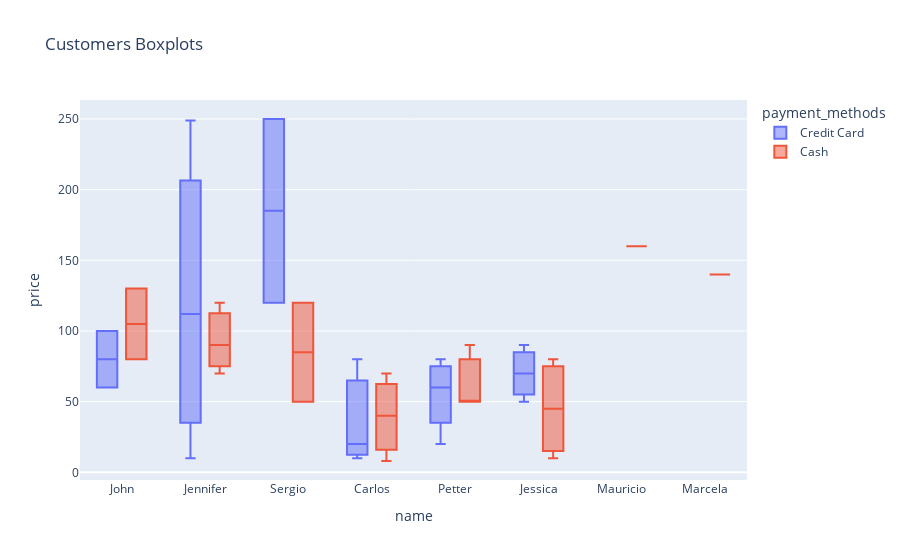

This figure's notebook cell:
### Code cell
fig = px.box(df, x="name", y="price", color='payment_methods',title='Customers Boxplots')
fig

### Figure 1 — Plotly figure (JSON) as saved in the notebook; plotly's stock layout.template omitted (floating-point values rounded to 4 significant figures)
{"data": [{"alignmentgroup": "True", "hovertemplate": "payment_methods=Credit Card<br>name=%{x}<br>price=%{y}<extra></extra>", "legendgroup": "Credit Card", "marker": {"color": "#636efa"}, "name": "Credit Card", "notched": false, "offsetgroup": "Credit Card", "orientation": "v", "showlegend": true, "type": "box", "x": ["John", "Jennifer", "Sergio", "Carlos", "John", "Petter", "Sergio", "Jennifer", "Jennifer", "Jennifer", "Carlos", "Carlos", "Carlos", "Petter", "Petter", "Petter", "Jessica", "Jessica", "Jessica"], "x0": " ", "xaxis": "x", "y": [100, 60, 120, 20, 60, 70, 250, 249, 164, 10, null, 10, 80, 80, 50, 20, 70, 50, 90], "y0": " ", "yaxis": "y"}, {"alignmentgroup": "True", "hovertemplate": "payment_methods=Cash<br>name=%{x}<br>price=%{y}<extra></extra>", "legendgroup": "Cash", "marker": {"color": "#EF553B"}, "name": "Cash", "notched": false, "offsetgroup": "Cash", "orientation": "v", "showlegend": true, "type": "box", "x": ["Petter", "Jessica", "Mauricio", "Marcela", "John", "John", "Petter", "Petter", "Jennifer", "Jennifer", "Jennifer", "Sergio", "Sergio", "Carlos", "Carlos", "Carlos", "Jessica", "Jessica", "Jessica"], "x0": " ", "xaxis": "x", "y": [50, 80, 160, 140, 80, 130, 50, 90, 120, 70, 90, 120, 50, 40, 70, 8, 10, 20, 70], "y0": " ", "yaxis": "y"}], "layout": {"boxmode": "group", "legend": {"title": {"text": "payment_methods"}, "tracegroupgap": 0}, "title": {"text": "Customers Boxplots"}, "xaxis": {"anchor": "y", "domain": [0, 1], "title": {"text": "name"}}, "yaxis": {"anchor": "x", "domain": [0, 1], "title": {"text": "price"}}}}
